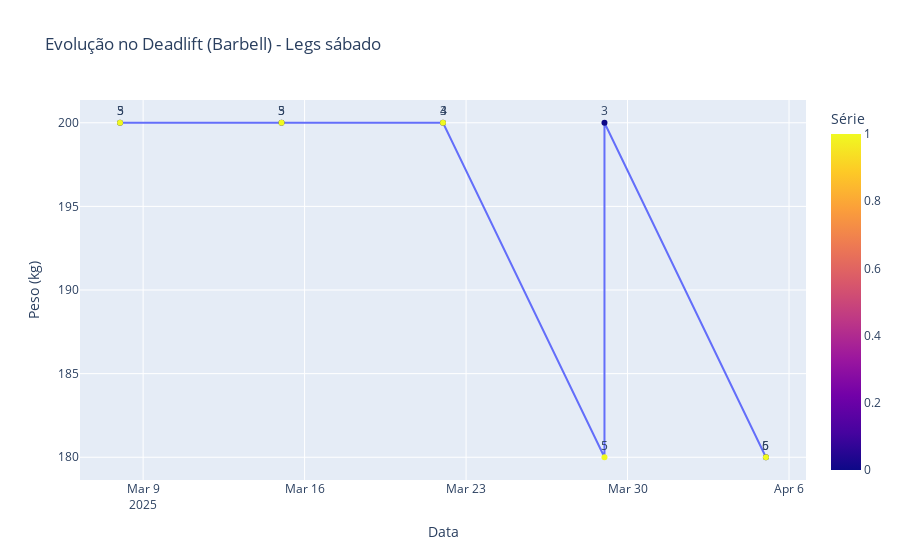

Here is the notebook cell this chart was saved with:
### Code cell
# Filtra os dados
deadlift_df = latest_30_days[
    (latest_30_days['title'] == 'Legs sábado') & 
    (latest_30_days['exercise_title'] == 'Deadlift (Barbell)')
]

# Gráfico com os dois sets
fig = px.scatter(
    deadlift_df,
    x='date',
    y='weight_kg',
    color='set_index',
    text='reps',
    labels={'weight_kg': 'Peso (kg)', 'date': 'Data', 'set_index': 'Série'},
    title='Evolução no Deadlift (Barbell) - Legs sábado',
)

fig.update_traces(mode='lines+markers+text', textposition='top center')
fig.show()

### Figure 1 — Plotly figure (JSON) as saved in the notebook; plotly's stock layout.template omitted (floating-point values rounded to 4 significant figures)
{"data": [{"hovertemplate": "Data=%{x}<br>Peso (kg)=%{y}<br>reps=%{text}<br>Série=%{marker.color}<extra></extra>", "legendgroup": "", "marker": {"color": [0, 1, 0, 1, 0, 1, 0, 1, 0, 1], "coloraxis": "coloraxis", "symbol": "circle"}, "mode": "lines+markers+text", "name": "", "orientation": "v", "showlegend": false, "text": [5.0, 6.0, 3.0, 5.0, 4.0, 3.0, 5.0, 3.0, 5.0, 3.0], "textposition": "top center", "type": "scatter", "x": ["2025-04-05", "2025-04-05", "2025-03-29", "2025-03-29", "2025-03-22", "2025-03-22", "2025-03-15", "2025-03-15", "2025-03-08", "2025-03-08"], "xaxis": "x", "y": [180.0, 180.0, 200.0, 180.0, 200.0, 200.0, 200.0, 200.0, 200.0, 200.0], "yaxis": "y"}], "layout": {"coloraxis": {"colorbar": {"title": {"text": "Série"}}, "colorscale": [[0, "#0d0887"], [0.1111, "#46039f"], [0.2222, "#7201a8"], [0.3333, "#9c179e"], [0.4444, "#bd3786"], [0.5556, "#d8576b"], [0.6667, "#ed7953"], [0.7778, "#fb9f3a"], [0.8889, "#fdca26"], [1, "#f0f921"]]}, "legend": {"tracegroupgap": 0}, "title": {"text": "Evolução no Deadlift (Barbell) - Legs sábado"}, "xaxis": {"anchor": "y", "domain": [0, 1], "title": {"text": "Data"}}, "yaxis": {"anchor": "x", "domain": [0, 1], "title": {"text": "Peso (kg)"}}}}
